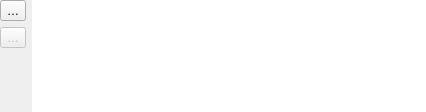
<?xml version="1.0" encoding="UTF-8"?>
<ui version="4.0">
 <class>QgsTableWidgetBase</class>
 <widget class="QWidget" name="QgsKeyValueWidgetBase">
  <property name="geometry">
   <rect>
    <x>0</x>
    <y>0</y>
    <width>426</width>
    <height>112</height>
   </rect>
  </property>
  <property name="minimumSize">
   <size>
    <width>300</width>
    <height>82</height>
   </size>
  </property>
  <property name="windowTitle">
   <string>Form</string>
  </property>
  <layout class="QHBoxLayout" name="horizontalLayout_3">
   <property name="margin">
    <number>0</number>
   </property>
   <item>
    <layout class="QVBoxLayout" name="verticalLayout">
     <item>
      <widget class="QToolButton" name="addButton">
       <property name="toolTip">
        <string>Add entry</string>
       </property>
       <property name="text">
        <string>…</string>
       </property>
       <property name="icon">
        <iconset resource="../../../images/images.qrc">
         <normaloff>:/images/themes/default/mActionAdd.svg</normaloff>:/images/themes/default/mActionAdd.svg</iconset>
       </property>
      </widget>
     </item>
     <item>
      <widget class="QToolButton" name="removeButton">
       <property name="enabled">
        <bool>false</bool>
       </property>
       <property name="toolTip">
        <string>Remove entry</string>
       </property>
       <property name="text">
        <string>…</string>
       </property>
       <property name="icon">
        <iconset resource="../../../images/images.qrc">
         <normaloff>:/images/themes/default/mActionRemove.svg</normaloff>:/images/themes/default/mActionRemove.svg</iconset>
       </property>
      </widget>
     </item>
     <item>
      <spacer name="verticalSpacer">
       <property name="orientation">
        <enum>Qt::Vertical</enum>
       </property>
       <property name="sizeHint" stdset="0">
        <size>
         <width>20</width>
         <height>40</height>
        </size>
       </property>
      </spacer>
     </item>
    </layout>
   </item>
   <item>
    <widget class="QTableView" name="tableView">
     <property name="frameShape">
      <enum>QFrame::NoFrame</enum>
     </property>
     <property name="editTriggers">
      <set>QAbstractItemView::AnyKeyPressed|QAbstractItemView::CurrentChanged|QAbstractItemView::DoubleClicked|QAbstractItemView::EditKeyPressed</set>
     </property>
     <property name="selectionMode">
      <enum>QAbstractItemView::SingleSelection</enum>
     </property>
     <property name="selectionBehavior">
      <enum>QAbstractItemView::SelectRows</enum>
     </property>
     <property name="sortingEnabled">
      <bool>false</bool>
     </property>
     <attribute name="horizontalHeaderStretchLastSection">
      <bool>true</bool>
     </attribute>
     <attribute name="verticalHeaderVisible">
      <bool>false</bool>
     </attribute>
    </widget>
   </item>
  </layout>
 </widget>
 <resources>
  <include location="../../../images/images.qrc"/>
 </resources>
 <connections/>
</ui>
